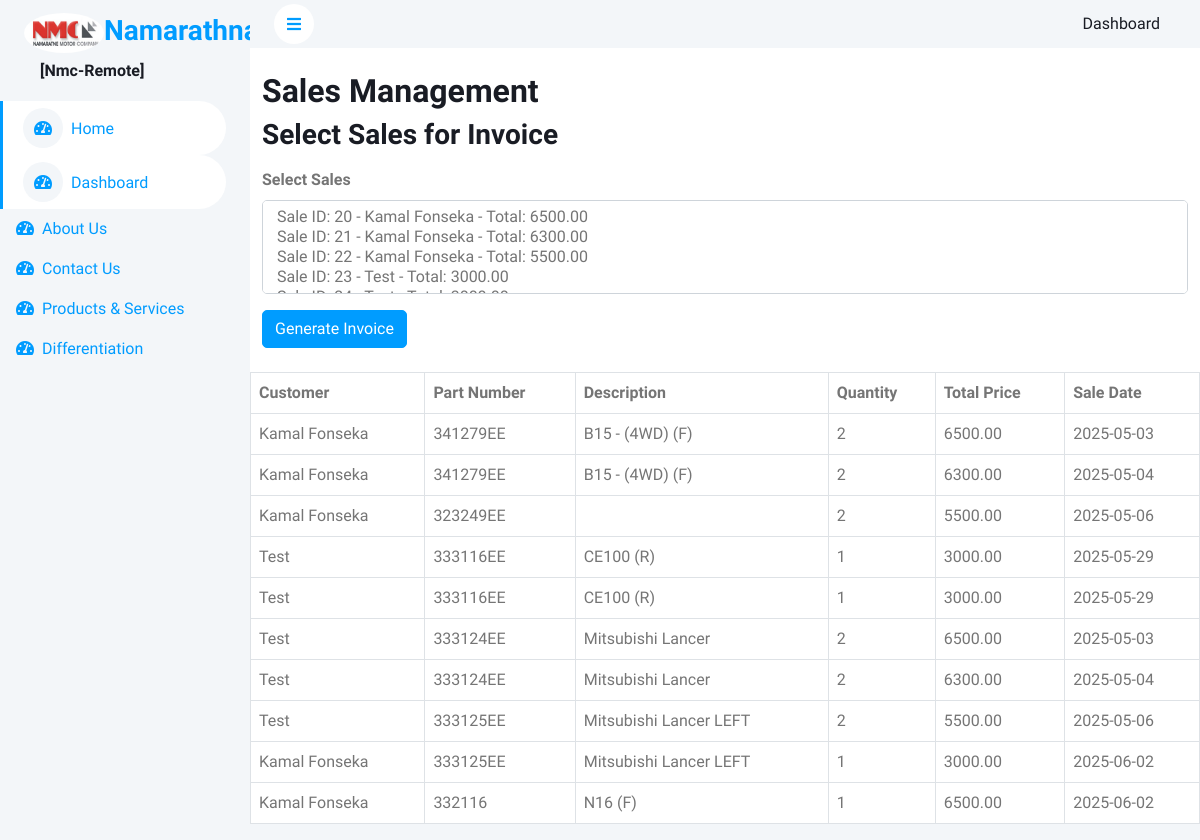
The app's page /manage_sales@.php with its own data.
### tables this page shows
CREATE TABLE `sales` (
  `id` int(11) NOT NULL,
  `stock_id` int(11) DEFAULT NULL,
  `quantity_sold` int(11) DEFAULT NULL,
  `selling_price` decimal(10,2) DEFAULT NULL,
  `total_price` decimal(10,2) DEFAULT NULL,
  `sale_date` date DEFAULT NULL,
  `customer_contact` varchar(100) DEFAULT NULL,
  `customer_id` int(11) DEFAULT NULL,
  `flag` enum('active','inactive') NOT NULL DEFAULT 'active',
  `fifo_processed` tinyint(1) DEFAULT 0
);

CREATE TABLE `customers` (
  `id` int(11) NOT NULL,
  `first_name` varchar(255) NOT NULL,
  `last_name` varchar(255) NOT NULL,
  `email` varchar(255) DEFAULT NULL,
  `phone` varchar(20) DEFAULT NULL,
  `address` text DEFAULT NULL,
  `created_at` timestamp NOT NULL DEFAULT current_timestamp(),
  `flag` enum('active','inactive') NOT NULL DEFAULT 'active'
);

CREATE TABLE `stocks` (
  `id` int(11) NOT NULL,
  `location_id` int(11) NOT NULL,
  `part_number` varchar(50) NOT NULL,
  `description` varchar(255) DEFAULT NULL,
  `image` varchar(255) DEFAULT NULL,
  `category_id` int(11) DEFAULT NULL,
  `cost` decimal(10,2) DEFAULT 0.00,
  `selling_price` decimal(10,2) DEFAULT 0.00,
  `stock_quantity` int(11) DEFAULT 0,
  `supplier_id` int(11) DEFAULT NULL,
  `model_id` int(11) DEFAULT NULL,
  `created_at` timestamp NOT NULL DEFAULT current_timestamp(),
  `flag` enum('active','inactive') NOT NULL DEFAULT 'active',
  `brand_id` int(11) DEFAULT NULL,
  `type_id` int(11) NOT NULL DEFAULT 3,
  `pricelistpage` int(11) NOT NULL,
  `oem_number` varchar(25) NOT NULL,
  `fifo_queue_id` int(11) DEFAULT NULL,
  `rack_id` int(11) DEFAULT 5 COMMENT 'Reference to rack location',
  `alert_threshold` int(11) DEFAULT 5 COMMENT 'Minimum quantity before alert is triggered',
  `last_alert_date` datetime DEFAULT NULL COMMENT 'Date when last low stock alert was sent'
);

### manage_sales@.php (the view, shortened to what this page needs)
<?php
include('header.php');
$pdo = $conn;
$stmt = $pdo->query("SELECT sales.id, customers.first_name, customers.last_name,
    stocks.part_number, stocks.description,
    sales.quantity_sold, sales.total_price, sales.sale_date
    FROM sales
    JOIN customers ON sales.customer_id = customers.id
    JOIN stocks ON sales.stock_id = stocks.id");
$sales = $stmt->fetchAll(PDO::FETCH_ASSOC);
?>
<div class="container mt-4">
    <h2>Sales Management</h2>
    <h3>Select Sales for Invoice</h3>
    <form method="GET" action="print_invoice.php" class="mt-3">
        <div class="mb-3">
            <label class="form-label"><strong>Select Sales</strong></label>
            <select name="id[]" class="form-select" multiple required>
                <?php foreach ($sales as $sale): ?>
                    <option value="<?= $sale['id'] ?>">
                    </option>
                <?php endforeach; ?>
            </select>
        </div>
        <button type="submit" class="btn btn-primary">Generate Invoice</button>
    </form>
</div>
<table class="table table-bordered mt-4">
    <thead>
        <tr>
            <th>Customer</th>
            <th>Part Number</th>
            <th>Description</th>
            <th>Quantity</th>
            <th>Total Price</th>
            <th>Sale Date</th>
        </tr>
    </thead>
    <tbody>
        <?php foreach ($sales as $sale): ?>
            <tr>
                <td><?= htmlspecialchars($sale['first_name'] . ' ' . $sale['last_name']) ?></td>
                <td><?= htmlspecialchars($sale['part_number']) ?></td>
                <td><?= htmlspecialchars($sale['description']) ?></td>
                <td><?= htmlspecialchars($sale['quantity_sold']) ?></td>
                <td><?= htmlspecialchars($sale['total_price']) ?></td>
                <td><?= htmlspecialchars($sale['sale_date']) ?></td>
            </tr>
        <?php endforeach; ?>
    </tbody>
</table>
<?php include('footer.php'); ?>

### css/style.css (style rules this page uses)
:root { --primary: #009CFF; --light: #F3F6F9; --dark: #191C24; }
.btn { transition: .5s; }
.btn.btn-primary { color: #FFFFFF; }

### records on screen
sales: $sale['id'] 20 (drawn), customer.last_name "Kamal Fonseka", stock.part_number "341279EE", stock.description "B15 - (4WD) (F)", quantity_sold "2", total_price "6500.00", sale_date "2025-05-03"
sales: $sale['id'] 21 (drawn), customer.last_name "Kamal Fonseka", stock.part_number "341279EE", stock.description "B15 - (4WD) (F)", quantity_sold "2", total_price "6300.00", sale_date "2025-05-04"
sales: $sale['id'] 22 (drawn), customer.last_name "Kamal Fonseka", stock.part_number "323249EE", quantity_sold "2", total_price "5500.00", sale_date "2025-05-06"
sales: $sale['id'] 23 (drawn), customer.last_name "Test", stock.part_number "333116EE", stock.description "CE100 (R)", quantity_sold "1", total_price "3000.00", sale_date "2025-05-29"
sales: $sale['id'] 24 (drawn), customer.last_name "Test", stock.part_number "333116EE", stock.description "CE100 (R)", quantity_sold "1", total_price "3000.00", sale_date "2025-05-29"
sales: customer.last_name "Test", stock.part_number "333124EE", stock.description "Mitsubishi Lancer", quantity_sold "2", total_price "6500.00", sale_date "2025-05-03"
sales: customer.last_name "Test", stock.part_number "333124EE", stock.description "Mitsubishi Lancer", quantity_sold "2", total_price "6300.00", sale_date "2025-05-04"
sales: customer.last_name "Test", stock.part_number "333125EE", stock.description "Mitsubishi Lancer LEFT", quantity_sold "2", total_price "5500.00", sale_date "2025-05-06"
sales: customer.last_name "Kamal Fonseka", stock.part_number "333125EE", stock.description "Mitsubishi Lancer LEFT", quantity_sold "1", total_price "3000.00", sale_date "2025-06-02"
sales: customer.last_name "Kamal Fonseka", stock.part_number "332116", stock.description "N16 (F)", quantity_sold "1", total_price "6500.00", sale_date "2025-06-02"

### other values on screen
$prj_id_ "[Nmc-Remote]"
$menu_item['menu_name_'] "Dashboard"
